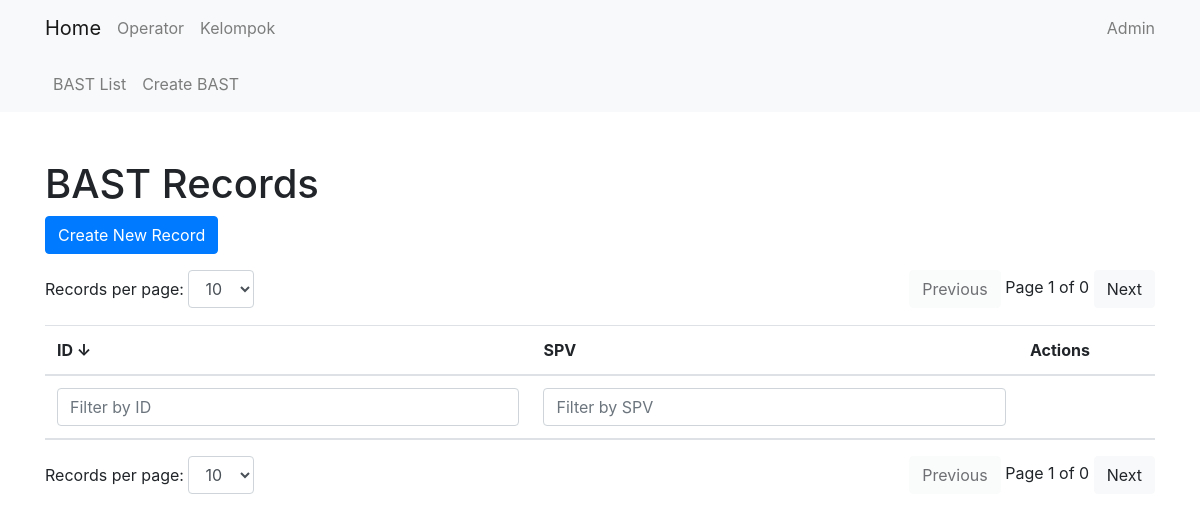
Before: /bast/ with the older database file.
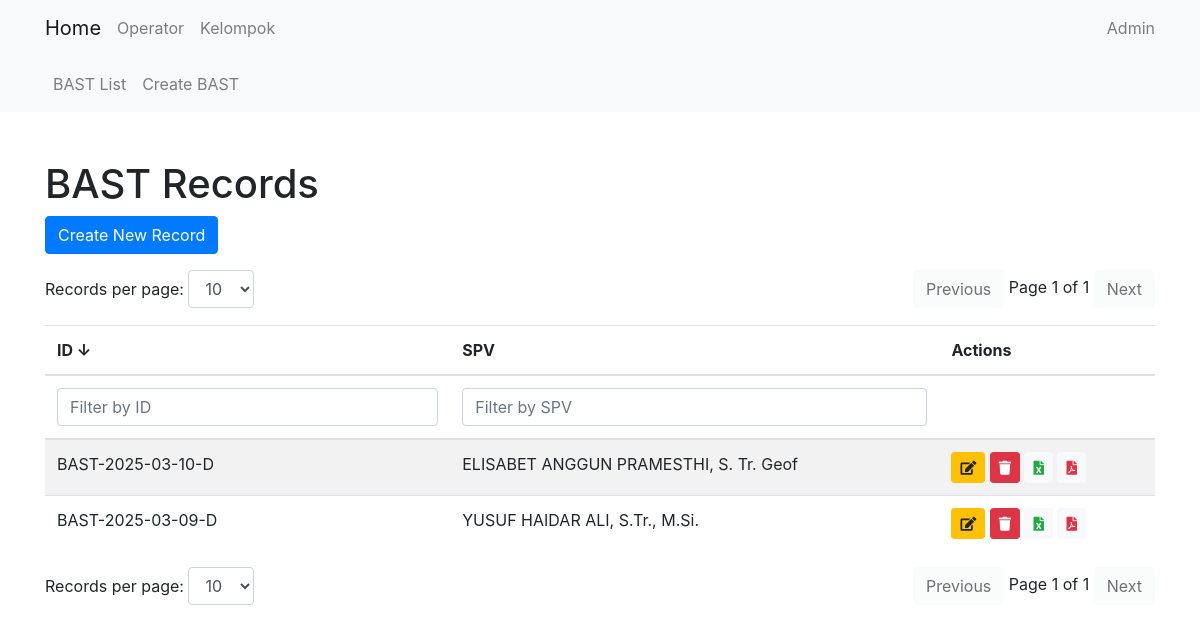
After: the same page with the newer database file.
### bast/models.py (models this page shows, shortened)
class BastRecordModel(models.Model):
    date = models.DateField(default=get_default_date)
    bast_id = models.CharField(max_length=17, default='0')
    waktu_pelaksaan = models.CharField(choices=WAKTU_PELAKSANAAN, max_length=20, default='08:30 - 14:00 WIB', blank=True, null=True)
    shift = models.CharField(max_length=15, choices=SHIFT, default='Pagi')
    kelompok = models.CharField(max_length=1, choices=KELOMPOK, default='1')
    kel_berikut = models.CharField(max_length=1, choices=KELOMPOK, default='1')
    events = models.TextField(default='0')
    spv = models.ForeignKey(Operator, on_delete=models.CASCADE)
    NIP = models.CharField(max_length=18, default='0', blank=True)
    event_indonesia = models.IntegerField(default=0)
    event_luar = models.IntegerField(default=0)
    event_dirasakan = models.IntegerField(default=0)
    event_dikirim = models.IntegerField(default=0)
    member = models.TextField(max_length=1000, default='')
    count_gaps = models.IntegerField(default=0)
    count_spikes = models.IntegerField(default=0)
    count_blanks = models.IntegerField(default=0)
    pulsa_poco = models.IntegerField(default=0)
    poco_exp = models.DateField(default=get_default_date)
    pulsa_samsung = models.IntegerField(default=0)
    samsung_exp = models.DateField(default=get_default_date)
    notes = models.TextField(max_length=1000, default='', blank=True, null=True)

### core/models.py (models this page shows, shortened)
class Operator(models.Model):
    name = models.CharField(max_length=100)
    NIP = models.CharField(max_length=18)
    nickname = models.CharField(max_length=100, default='')

### bast/views.py (the view)
# urls.py: path('', views.BastRecordListView.as_view(), name='bastrecord_list'),
class BastRecordListView(ListView):
    model = BastRecordModel
    template_name = 'bast/bastrecord_list.html'
    context_object_name = 'bastrecords'

### bast/templates/bast/bastrecord_list.html (shortened to what this page needs)
{% extends 'core/base.html' %}
{% block content %}
<h1 class="mt-5">BAST Records</h1>
<a href="{% url 'bast:bastrecord_create' %}" class="btn btn-primary mb-3">Create New Record</a>
<div class="d-flex justify-content-between mb-3">
    <div>
        <label for="recordsPerPageTop">Records per page:</label>
        <select id="recordsPerPageTop" class="form-control d-inline-block w-auto">
            <option value="10" selected>10</option>
        </select>
    </div>
    <div>
        <button id="prevPageTop" class="btn btn-light">Previous</button>
        <span id="pageInfoTop"></span>
        <button id="nextPageTop" class="btn btn-light">Next</button>
    </div>
</div>
<div class="table-responsive">
    <table class="table table-striped" id="bastRecordTable">
        <thead>
            <tr>
                <th onclick="sortTable(0)" style="cursor: pointer;">ID <span id="idSortArrow">↓</span></th>
                <th onclick="sortTable(1)" style="cursor: pointer;">SPV </th>
                <th>Actions</th>
            </tr>
            <tr>
                <th><input type="text" id="idFilter" onkeyup="filterTable(0)" placeholder="Filter by ID" class="form-control"></th>
                <th><input type="text" id="spvFilter" onkeyup="filterTable(1)" placeholder="Filter by SPV" class="form-control"></th>
                <th></th>
            </tr>
        </thead>
        <tbody id="bastRecordTableBody">
            {% for record in bastrecords|dictsortreversed:"bast_id" %}
            <tr>
                <td>{{ record.bast_id }}</td>
                <td>{{ record.spv.name }}</td>
                <td>
                    <a href="{% url 'bast:bastrecord_update' record.pk %}" class="btn btn-sm btn-warning" data-toggle="tooltip" title="Edit">
                        <i class="fas fa-edit"></i>
                    </a>
                    <form action="{% url 'bast:bastrecord_delete_direct' record.pk %}" method="post" style="display:inline;">
                        <button type="button" class="btn btn-sm btn-danger delete-button" data-toggle="tooltip" title="Delete">
                            <i class="fas fa-trash"></i>
                        </button>
                    </form>
                    <a href="{% url 'bast:export_to_excel' record.pk %}" class="btn btn-sm btn-light text-success" data-toggle="tooltip" title="Export to Excel">
                        <i class="fas fa-file-excel"></i>
                    </a>
                    <a href="{% url 'bast:export_to_pdf' record.pk %}" class="btn btn-sm btn-light text-danger" data-toggle="tooltip" title="Export to PDF">
                        <i class="fas fa-file-pdf"></i>
                    </a>
                </td>
            </tr>
            {% endfor %}
        </tbody>
    </table>
</div>
<div class="d-flex justify-content-between">
    <div>
        <label for="recordsPerPage">Records per page:</label>
        <select id="recordsPerPage" class="form-control d-inline-block w-auto">
            <option value="10" selected>10</option>
        </select>
    </div>
    <div>
        <button id="prevPage" class="btn btn-light">Previous</button>
        <span id="pageInfo"></span>
        <button id="nextPage" class="btn btn-light">Next</button>
    </div>
</div>
{% endblock %}

Changed rows visible on the page:
added BastRecordModel: bast_id "BAST-2025-03-10-D", spv.name "ELISABET ANGGUN PRAMESTHI, S. Tr. Geof"
added BastRecordModel: bast_id "BAST-2025-03-09-D", spv.name "YUSUF HAIDAR ALI, S.Tr., M.Si."
Other visible differences:
text written by a page script: "Page 1 of 0" → "Page 1 of 1"
